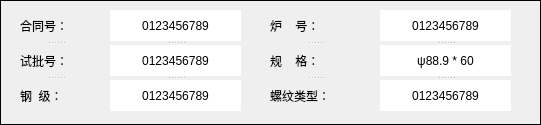
      <widget class="QFrame" name="frame_5">
       <property name="geometry">
        <rect>
         <x>0</x>
         <y>229</y>
         <width>541</width>
         <height>125</height>
        </rect>
       </property>
       <property name="frameShape">
        <enum>QFrame::Box</enum>
       </property>
       <property name="frameShadow">
        <enum>QFrame::Plain</enum>
       </property>
       <widget class="QSplitter" name="splitter_11">
        <property name="geometry">
         <rect>
          <x>270</x>
          <y>10</y>
          <width>91</width>
          <height>101</height>
         </rect>
        </property>
        <property name="orientation">
         <enum>Qt::Vertical</enum>
        </property>
        <widget class="QLabel" name="label_35">
         <property name="styleSheet">
          <string notr="true">font: 12pt &quot;黑体&quot;;</string>
         </property>
         <property name="text">
          <string>炉    号：</string>
         </property>
         <property name="alignment">
          <set>Qt::AlignLeading|Qt::AlignLeft|Qt::AlignVCenter</set>
         </property>
        </widget>
        <widget class="QLabel" name="label_36">
         <property name="styleSheet">
          <string notr="true">font: 12pt &quot;黑体&quot;;</string>
         </property>
         <property name="text">
          <string>规    格：</string>
         </property>
         <property name="alignment">
          <set>Qt::AlignLeading|Qt::AlignLeft|Qt::AlignVCenter</set>
         </property>
        </widget>
        <widget class="QLabel" name="label_37">
         <property name="styleSheet">
          <string notr="true">font: 12pt &quot;黑体&quot;;</string>
         </property>
         <property name="text">
          <string>螺纹类型：</string>
         </property>
         <property name="alignment">
          <set>Qt::AlignLeading|Qt::AlignLeft|Qt::AlignVCenter</set>
         </property>
        </widget>
       </widget>
       <widget class="QSplitter" name="splitter_13">
        <property name="geometry">
         <rect>
          <x>380</x>
          <y>10</y>
          <width>131</width>
          <height>101</height>
         </rect>
        </property>
        <property name="orientation">
         <enum>Qt::Vertical</enum>
        </property>
        <widget class="QLabel" name="label_41">
         <property name="styleSheet">
          <string notr="true">background-color: rgb(255, 255, 255);
font: 14pt &quot;Times New Roman&quot;;</string>
         </property>
         <property name="text">
          <string>0123456789</string>
         </property>
         <property name="alignment">
          <set>Qt::AlignCenter</set>
         </property>
        </widget>
        <widget class="QLabel" name="label_42">
         <property name="styleSheet">
          <string notr="true">background-color: rgb(255, 255, 255);
font: 14pt &quot;Times New Roman&quot;;</string>
         </property>
         <property name="text">
          <string>ψ88.9 * 60</string>
         </property>
         <property name="alignment">
          <set>Qt::AlignCenter</set>
         </property>
        </widget>
        <widget class="QLabel" name="label_43">
         <property name="styleSheet">
          <string notr="true">background-color: rgb(255, 255, 255);
font: 14pt &quot;Times New Roman&quot;;</string>
         </property>
         <property name="text">
          <string>0123456789</string>
         </property>
         <property name="alignment">
          <set>Qt::AlignCenter</set>
         </property>
        </widget>
       </widget>
       <widget class="QSplitter" name="splitter_10">
        <property name="geometry">
         <rect>
          <x>20</x>
          <y>10</y>
          <width>71</width>
          <height>101</height>
         </rect>
        </property>
        <property name="orientation">
         <enum>Qt::Vertical</enum>
        </property>
        <widget class="QLabel" name="label_32">
         <property name="styleSheet">
          <string notr="true">font: 12pt &quot;黑体&quot;;</string>
         </property>
         <property name="text">
          <string>合同号：</string>
         </property>
         <property name="alignment">
          <set>Qt::AlignLeading|Qt::AlignLeft|Qt::AlignVCenter</set>
         </property>
        </widget>
        <widget class="QLabel" name="label_33">
         <property name="styleSheet">
          <string notr="true">font: 12pt &quot;黑体&quot;;</string>
         </property>
         <property name="text">
          <string>试批号：</string>
         </property>
         <property name="alignment">
          <set>Qt::AlignLeading|Qt::AlignLeft|Qt::AlignVCenter</set>
         </property>
        </widget>
        <widget class="QLabel" name="label_34">
         <property name="styleSheet">
          <string notr="true">font: 12pt &quot;黑体&quot;;</string>
         </property>
         <property name="text">
          <string>钢  级：</string>
         </property>
         <property name="alignment">
          <set>Qt::AlignLeading|Qt::AlignLeft|Qt::AlignVCenter</set>
         </property>
        </widget>
       </widget>
       <widget class="QSplitter" name="splitter_12">
        <property name="geometry">
         <rect>
          <x>110</x>
          <y>10</y>
          <width>131</width>
          <height>101</height>
         </rect>
        </property>
        <property name="orientation">
         <enum>Qt::Vertical</enum>
        </property>
        <widget class="QLabel" name="label_38">
         <property name="styleSheet">
          <string notr="true">background-color: rgb(255, 255, 255);
font: 14pt &quot;Times New Roman&quot;;</string>
         </property>
         <property name="text">
          <string>0123456789</string>
         </property>
         <property name="alignment">
          <set>Qt::AlignCenter</set>
         </property>
        </widget>
        <widget class="QLabel" name="label_39">
         <property name="styleSheet">
          <string notr="true">background-color: rgb(255, 255, 255);
font: 14pt &quot;Times New Roman&quot;;</string>
         </property>
         <property name="text">
          <string>0123456789</string>
         </property>
         <property name="alignment">
          <set>Qt::AlignCenter</set>
         </property>
        </widget>
        <widget class="QLabel" name="label_40">
         <property name="styleSheet">
          <string notr="true">background-color: rgb(255, 255, 255);
font: 14pt &quot;Times New Roman&quot;;</string>
         </property>
         <property name="text">
          <string>0123456789</string>
         </property>
         <property name="alignment">
          <set>Qt::AlignCenter</set>
         </property>
        </widget>
       </widget>
      </widget>
